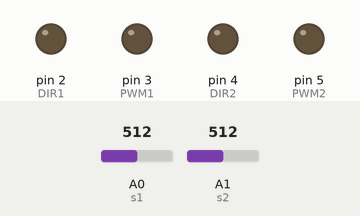
A sketch run on a simulated Arduino Uno, built with avr-gcc and run on an emulated ATmega328P. On the bench: output pins drawn as LEDs (lit = HIGH). The test bench sets the inputs (shaded band); at power-on: A0 (s1) = 512, A1 (s2) = 512. What the sketch prints to the serial monitor is not drawn.

Above: at 1.2 s.
1.3 s: A0 (s1) set to 83
4.3 s: A0 (s1) set to 67
At 5.5 s:
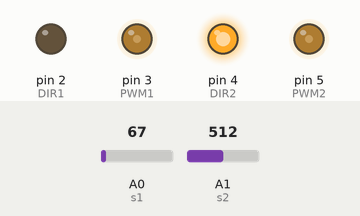
5.8 s: A1 (s2) set to 83
8.8 s: A1 (s2) set to 72
At 10.0 s:
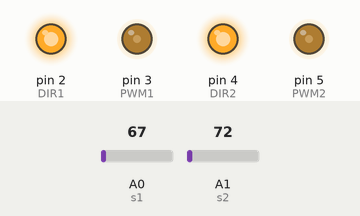
10.3 s: A0 (s1) set to 122
At 11.1 s:
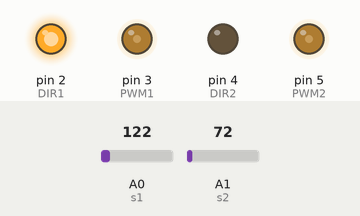
11.8 s: A1 (s2) set to 122
At 12.3 s:
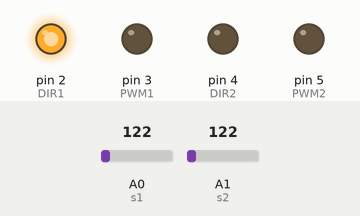
Timing chart, 0 to 14.3 s (numbered marks = the images above; inputs shaded):
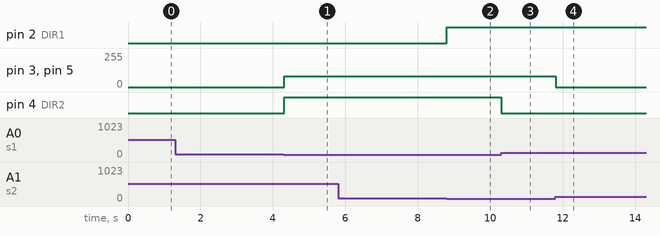

Measured:
- the behaviour switches between 76 and 75 on A0 (s1) (found by bisection; images 0 and 1)
- the behaviour switches between 76 and 75 on A1 (s2) (found by bisection; images 1 and 2)
- after the input at 4.3 s, pin 3 (PWM1), pin 5 (PWM2): 0/255 → 80/255 at once; pin 4 (DIR2): LOW → HIGH at once
- after the input at 8.8 s, pin 2 (DIR1): LOW → HIGH at once
- after the input at 10.3 s, pin 4 (DIR2): HIGH → LOW at once
- after the input at 11.8 s, pin 3 (PWM1), pin 5 (PWM2): 80/255 → 0/255 at once

The sketch:

m2.ino
```cpp
#define s1 A0
#define s2 A1

int StateS1;
int StateS2;
int S1;
int S2;

#define DIR1 2
#define PWM1 3
#define DIR2 4
#define PWM2 5

void setup()
{
  Serial.begin(57600);


  pinMode(s1, INPUT);
  pinMode(s2, INPUT);

  pinMode(DIR1, OUTPUT);
  pinMode(DIR2, OUTPUT);
  pinMode(PWM1, OUTPUT);
  pinMode(PWM2, OUTPUT);

  analogWrite(PWM1, 100);
  analogWrite(PWM2, 100);

}

void loop()
{

FollowLine();

}

void FollowLine(){

  S1 = analogRead(s1);
  S2 = analogRead(s2);

  StateS1 = map(S1, 1, 825, 1, 100);
  StateS2 = map(S2, 1, 825, 1, 100);

  if( StateS1 < 10){
    StateS1 = 1;
  }else{
    StateS1 = 0;
  }

  if( StateS2 < 10){
    StateS2 = 1;
  }else{
    StateS2 = 0;
  }

  Serial.print("State S1 and S2 = ");
  Serial.print(StateS1);
  Serial.print(" , ");
  Serial.println(StateS2);

  if(StateS1 == 0 && StateS2 == 1){
    TurnLeft();

  }else if(StateS1 == 1 && StateS2 == 0){
    TurnRight();

  }else if(StateS1 == 1 && StateS2 == 1){
    ForWard();

  }else{
    Stop();
  }
}

void ForWard(){
  digitalWrite(DIR1, HIGH);
  digitalWrite(DIR2, HIGH);
  analogWrite(PWM1, 80);
  analogWrite(PWM2, 80);
}

void BackWard(){
  digitalWrite(DIR1, LOW);
  digitalWrite(DIR2, LOW);
  analogWrite(PWM1, 80);
  analogWrite(PWM2, 80);
}

void TurnLeft(){
  digitalWrite(DIR1, HIGH);
  digitalWrite(DIR2, LOW);
  analogWrite(PWM1, 80);
  analogWrite(PWM2, 80);
}

void TurnRight(){
  digitalWrite(DIR1, LOW);
  digitalWrite(DIR2, HIGH);
  analogWrite(PWM1, 80);
  analogWrite(PWM2, 80);
}

void Stop(){
  analogWrite(PWM1, 0);
  analogWrite(PWM2, 0);
}
```
